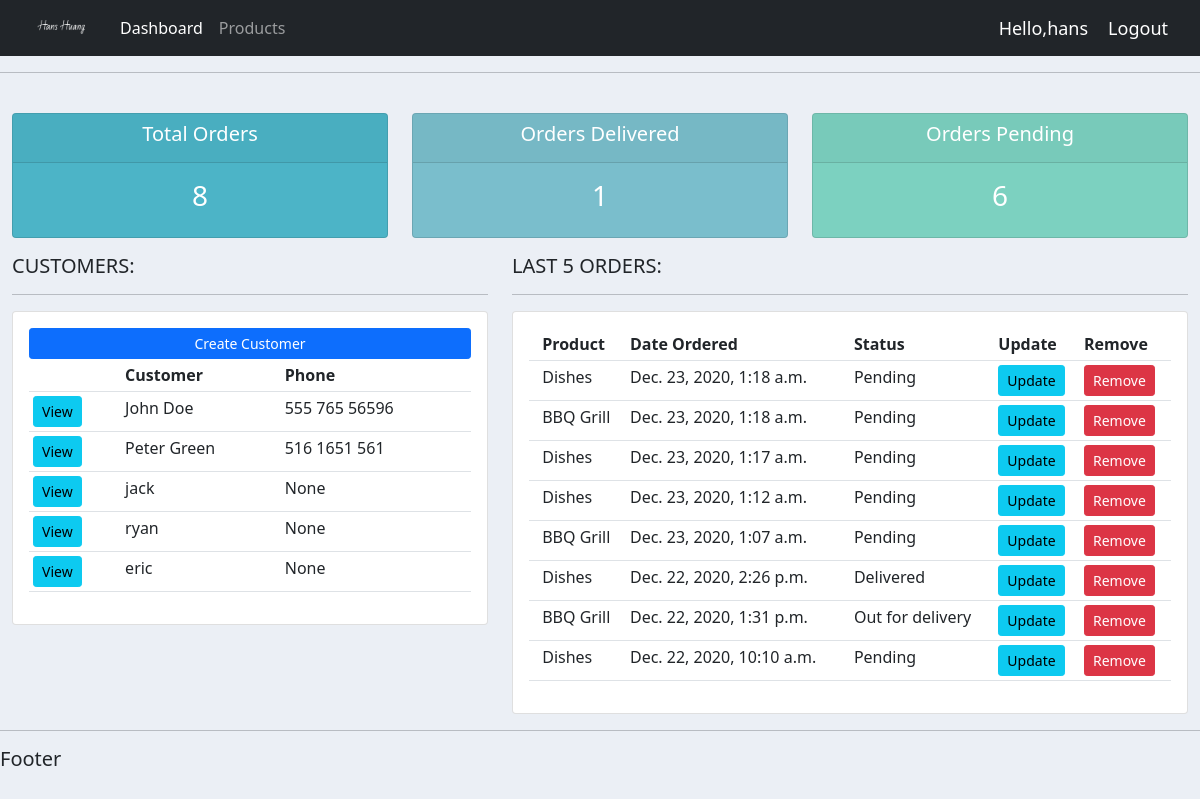
Before: / (signed in) with the older database file.
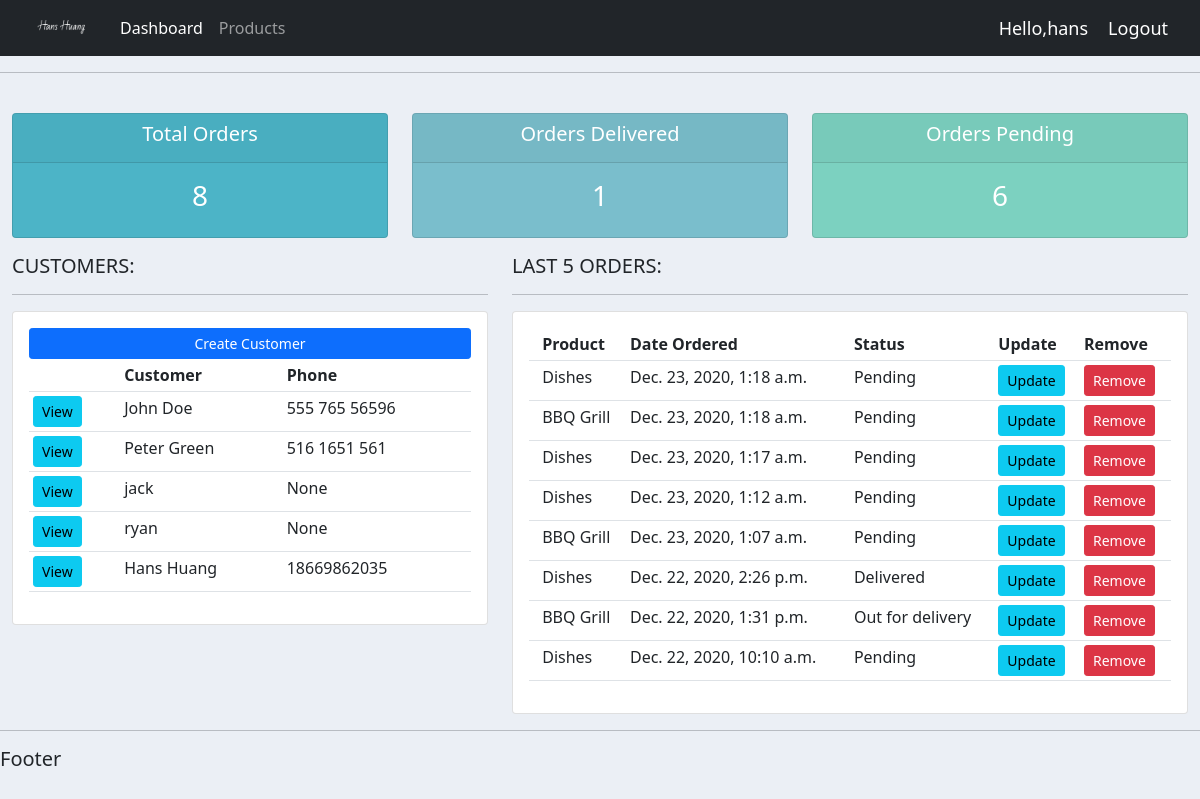
After: the same page with the newer database file.
### accounts/models.py (models this page shows, shortened)
class Customer(models.Model):
    user = models.OneToOneField(User, blank=True, null=True, on_delete=models.CASCADE)
    name = models.CharField(max_length=200, null=True)
    phone = models.CharField(max_length=200, null=True)
    email = models.CharField(max_length=200, null=True)
    profile_pic = models.ImageField(default="default_profile_pic.png", null=True, blank=True)
    date_created = models.DateTimeField(auto_now_add=True, null=True)

### accounts/decorators.py (the view)
    def wrapper_func(request, *args, **kwargs):
        group = None
        if request.user.groups.exists():
            group = request.user.groups.all()[0].name
        if group == 'customer':
            return redirect('user-page')
        if group == 'admin':
            return view_func(request, *args, **kwargs)

### accounts/models.py (called while the page is built)
    def __str__(self):
        return self.name

### accounts/views.py (called while the page is built)
@login_required(login_url='login')
@admin_only
def home(request):
    orders = Order.objects.all().order_by('-date_created')
    customers = Customer.objects.all()
    total_orders = orders.count()
    delivered = orders.filter(status='Delivered').count()
    pending = orders.filter(status='Pending').count()
    context = {
        'orders': orders,
        'customers': customers,
        'total_orders': total_orders,
        'delivered': delivered,
        'pending': pending,
    }
    return render(request, 'accounts/dashboard.html', context)

### accounts/templates/accounts/dashboard.html (shortened to what this page needs)
{% extends 'base.html' %}
{% block content %}
    {% include 'accounts/status.html' %}
    <div class="row">
        <div class="col-md-5">
            <h5>CUSTOMERS:</h5>
            <hr>
            <div class="card card-body">
                <div class="d-grid gap-1">
                    <a href="" class="btn btn-primary btn-sm" type="button">Create Customer</a>
                </div>
                <table class="table table-sm">
                    <tr>
                        <th></th>
                        <th scope="col">Customer</th>
                        <th scope="col">Phone</th>
                    </tr>
                    {% for customer in customers %}
                        <tr>
                            <td><a class="btn btn-sm btn-info" href="{% url 'customer' customer.pk %}">View</a></td>
                            <td>{{ customer.name }}</td>
                            <td>{{ customer.phone }}</td>
                        </tr>
                    {% endfor %}
                </table>
            </div>
        </div>
        <div class="col-md-7">
            <h5>LAST 5 ORDERS:</h5>
            <hr>
            <div class="card card-body">
                <table class="table table-sm">
                    <tr>
                        <th></th>
                        <th scope="col">Product</th>
                        <th scope="col">Date Ordered</th>
                        <th scope="col">Status</th>
                        <th scope="col">Update</th>
                        <th scope="col">Remove</th>
                    </tr>
                    {% for order in orders %}
                        <tr>
                            <td></td>
                            <td>{{ order.product }}</td>
                            <td>{{ order.date_created }}</td>
                            <td>{{ order.status }}</td>
                            <td><a href="{% url 'update_order' order.pk %}" class="btn btn-sm btn-info">Update</a> </td>
                            <td><a href="{% url 'delete_order' order.pk %}" class="btn btn-sm btn-danger">Remove</a> </td>
                        </tr>
                    {% endfor %}
                </table>
            </div>
        </div>
    </div>
{% endblock %}

Changed rows visible on the page:
changed Customer: name "eric" → "Hans Huang"; phone "None" → "18669862035"
